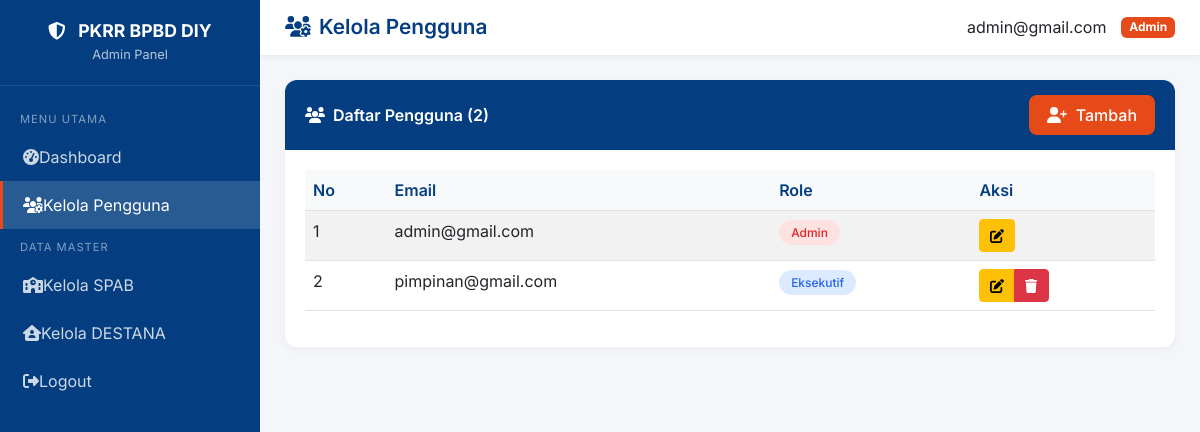
Page /admin/users.php (signed in) on the committed database.
### tables this page shows
CREATE TABLE `pengguna` (
  `id_pengguna` int(11) NOT NULL,
  `email` varchar(50) NOT NULL,
  `password` varchar(255) NOT NULL,
  `role` enum('admin','eksekutif') NOT NULL
);

### admin/users.php (the view, shortened to what this page needs)
<?php
require_once dirname(__DIR__) . '/config/config.php';
$allUsers = mysqli_query($conn, "SELECT * FROM pengguna ORDER BY email ASC");
$total_users = mysqli_num_rows($allUsers);
$user_id = isset($_SESSION['user_id']) ? $_SESSION['user_id'] : 0;
$user_email = isset($_SESSION['email']) ? $_SESSION['email'] : '';
?>
<!DOCTYPE html>
<html lang="id">
<head>
    <link href="https://cdn.jsdelivr.net/npm/bootstrap@5.2.3/dist/css/bootstrap.min.css" rel="stylesheet">
    <link href="https://cdn.jsdelivr.net/npm/simple-datatables@7.1.2/dist/style.min.css" rel="stylesheet" />
</head>
<body>
    <div class="sidebar">
        <div class="sidebar-header">
            <h4><i class="fas fa-shield-alt me-2"></i> PKRR BPBD DIY</h4>
            <small>Admin Panel</small>
        </div>
        <div class="sidebar-menu">
            <div class="menu-label">Menu Utama</div>
            <a href="index.php"><i class="fas fa-tachometer-alt"></i><span>Dashboard</span></a>
            <a href="users.php" class="active"><i class="fas fa-users-cog"></i><span>Kelola Pengguna</span></a>
            <div class="menu-label">Data Master</div>
            <a href="spab.php"><i class="fas fa-school"></i><span>Kelola SPAB</span></a>
            <a href="destana.php"><i class="fas fa-house-user"></i><span>Kelola DESTANA</span></a>
            <a href="#" onclick="confirmLogout()"><i class="fas fa-sign-out-alt"></i><span>Logout</span></a>
        </div>
    </div>
    <div class="main-content">
        <div class="topbar">
            <div style="display: flex; align-items: center; gap: 15px;">
                <h1><i class="fas fa-users-cog me-2"></i>Kelola Pengguna</h1>
            </div>
            <div class="user-info">
                <span><?php echo htmlspecialchars($user_email); ?></span>
                <span class="badge">Admin</span>
            </div>
        </div>
        <div class="content-wrapper">
            <div class="card">
                <div class="card-header">
                    <span><i class="fas fa-users me-2"></i>Daftar Pengguna (<?php echo $total_users; ?>)</span>
                    <button class="btn-add" data-bs-toggle="modal" data-bs-target="#addModal">
                        <i class="fas fa-user-plus me-1"></i> Tambah
                    </button>
                </div>
                <div class="card-body">
                    <table id="datatablesSimple" class="table table-striped table-hover">
                        <thead>
                            <tr>
                                <th>No</th>
                                <th>Email</th>
                                <th>Role</th>
                                <th>Aksi</th>
                            </tr>
                        </thead>
                        <tbody>
                            <?php $no = 1;
                            while ($user = mysqli_fetch_assoc($allUsers)): ?>
                                <tr>
                                    <td><?php echo $no++; ?></td>
                                    <td><?php echo htmlspecialchars($user['email']); ?></td>
                                    <td><span class="badge-role badge-<?php echo $user['role']; ?>"><?php echo ucfirst($user['role']); ?></span></td>
                                    <td>
                                        <div class="btn-group">
                                            <button class="btn btn-warning btn-sm" data-bs-toggle="modal" data-bs-target="#editModal<?php echo $user['id_pengguna']; ?>"><i class="fas fa-edit"></i></button>
                                            <?php if ($user['id_pengguna'] != $user_id): ?>
                                                <button class="btn btn-danger btn-sm" data-bs-toggle="modal" data-bs-target="#deleteModal<?php echo $user['id_pengguna']; ?>"><i class="fas fa-trash"></i></button>
                                            <?php endif; ?>
                                        </div>
                                    </td>
                                </tr>
                            <?php endwhile; ?>
                        </tbody>
                    </table>
                </div>
            </div>
        </div>
    </div>
</body>
</html>

### admin/users.php (style rules this page uses)
:root { --primary: #043e80; --secondary: #e64a19; --sidebar-width: 260px; }
* { margin: 0; padding: 0; box-sizing: border-box; }
body { font-family: 'Inter', sans-serif; background: #f4f6f9; }
.sidebar { position: fixed; left: 0; top: 0; width: var(--sidebar-width); height: 100vh; background: var(--primary); color: white; z-index: 1000; overflow-y: auto; }
.sidebar-header { padding: 20px; text-align: center; border-bottom: 1px solid rgba(255, 255, 255, 0.1); }
.sidebar-header h4 { font-weight: 700; margin: 0; font-size: 1.1rem; }
.sidebar-header small { opacity: 0.7; font-size: 0.8rem; }
.sidebar-menu { padding: 15px 0; }
.menu-label { padding: 10px 20px 5px; font-size: 0.7rem; text-transform: uppercase; letter-spacing: 1px; opacity: 0.5; }
.sidebar-menu a { display: flex; align-items: center; padding: 12px 20px; color: rgba(255, 255, 255, 0.8); text-decoration: none; transition: all 0.3s; border-left: 3px solid transparent; }
.sidebar-menu a.active { background: rgba(255, 255, 255, 0.15); color: white; border-left-color: var(--secondary); }
.sidebar-menu a span { flex: 1; }
.main-content { margin-left: var(--sidebar-width); min-height: 100vh; }
.topbar { background: white; padding: 15px 25px; display: flex; justify-content: space-between; align-items: center; box-shadow: 0 2px 5px rgba(0, 0, 0, 0.05); }
.topbar h1 { font-size: 1.3rem; font-weight: 600; color: var(--primary); margin: 0; }
.user-info { display: flex; align-items: center; gap: 15px; }
.user-info .badge { background: var(--secondary); }
.content-wrapper { padding: 25px; }
.card { background: white; border-radius: 12px; box-shadow: 0 2px 10px rgba(0, 0, 0, 0.05); border: none; }
.card-header { background: var(--primary); color: white; padding: 15px 20px; font-weight: 600; border-radius: 12px 12px 0 0 !important; border: none; display: flex; justify-content: space-between; align-items: center; }
.card-body { padding: 20px; }
.btn-add { background: var(--secondary); color: white; border: none; padding: 8px 18px; border-radius: 8px; font-weight: 500; cursor: pointer; transition: all 0.3s; }
.badge-role { padding: 5px 12px; border-radius: 20px; font-size: 0.75rem; font-weight: 500; }
.badge-admin { background: #fee2e2; color: #dc2626; }
.badge-eksekutif { background: #dbeafe; color: #2563eb; }
.btn-group .btn { padding: 5px 10px; }
.table thead { background: #f8f9fa; }
.table th { font-weight: 600; color: var(--primary); }

### rows in the picture
pengguna: email "admin@gmail.com", role "Admin"
pengguna: email "pimpinan@gmail.com", role "Eksekutif"

### other values in the picture
$user_email "admin@gmail.com"
$total_users "2"
